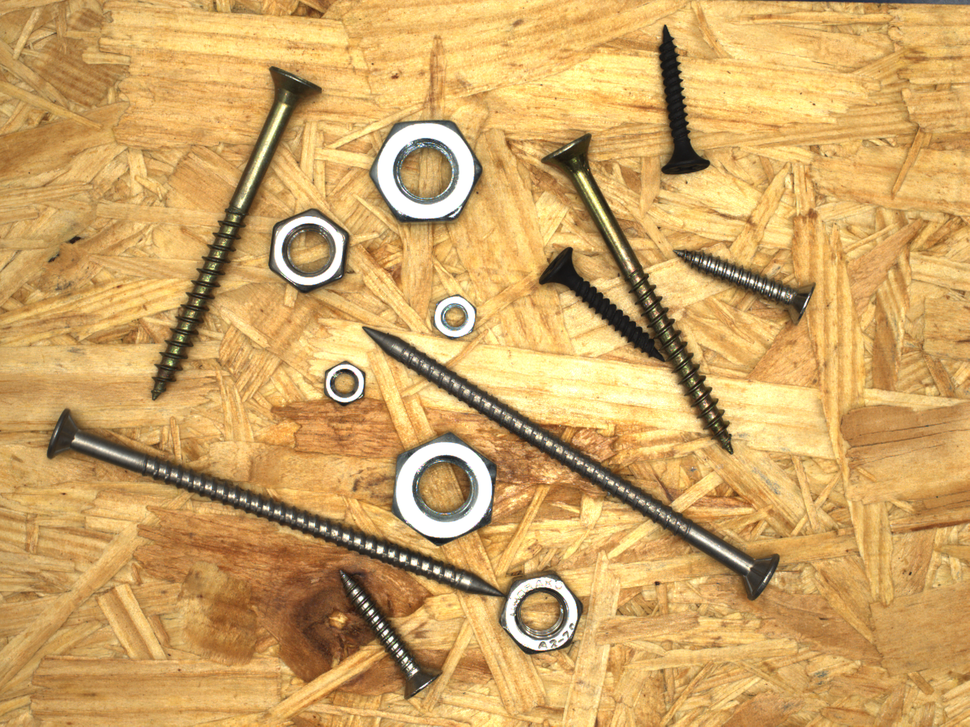
#> input picture Code/test_data/screws_375.png, 970 x 727 px, shrunk from 1920 x 1440 before the run, found by its file name
$ jupyter execute histogram_hsv_filtering_w_saturation.ipynb   (shell and % lines are left out)
#> lines starting #> are read from the running program, lines starting #| are printed output that depends on the picture
[cell 1]
import matplotlib.pyplot as plt   #We use matplotlib library for plotting
import matplotlib.image as mpimg
import matplotlib.colors as clr
import numpy as np

[cell 2]
img = mpimg.imread("test_data/screws_375.png")
#> img is the input picture: shape (727, 970, 3) float32; mean R, G, B 0.815, 0.65, 0.392
img_hsv = clr.rgb_to_hsv(img)
#> img_hsv: shape (727, 970, 3) float32; mean of channels 0, 1, 2 0.108, 0.516, 0.816
#print(img_hsv[:,:,1])

[cell 3]
img_plot= plt.imshow(img)
plt.imshow(img_hsv[:,:,1])
plt.colorbar()
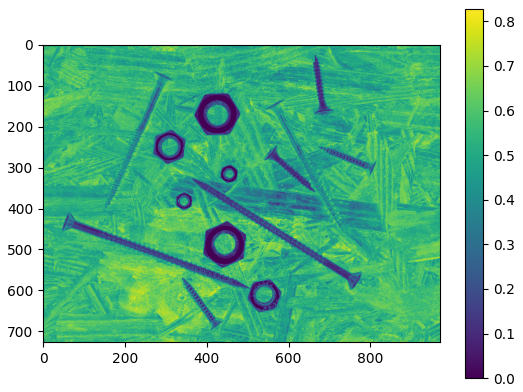
#> figure drawn by matplotlib, 2 panels

[cell 4]
green_img = img [:, :, 1] * 255
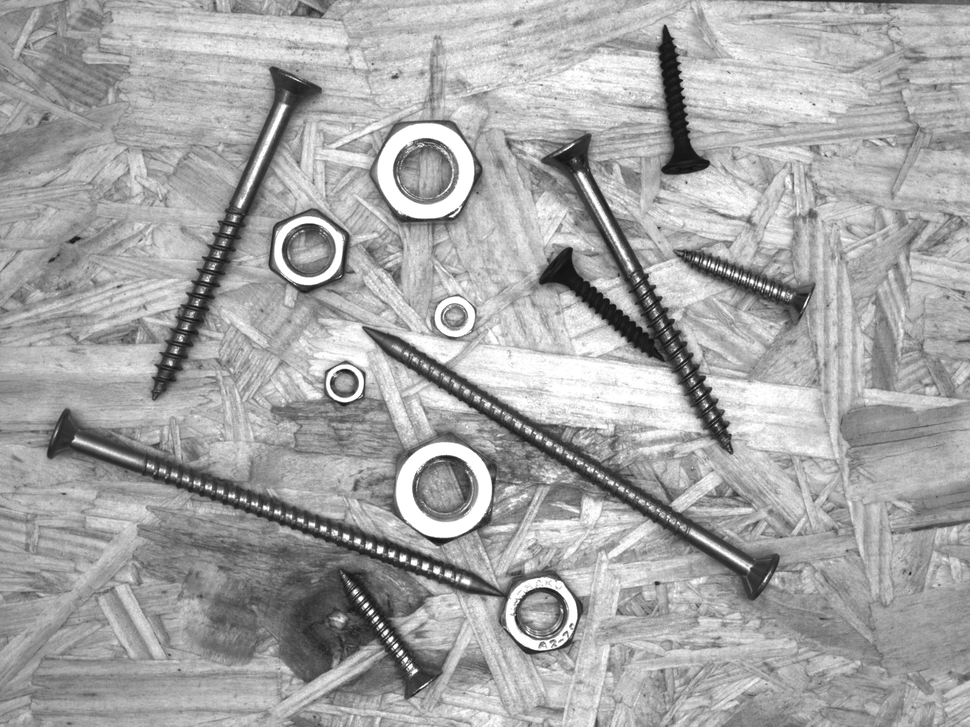
#> green_img: shape (727, 970) float32; min 15, max 255, mean 165.8
img_sat = img_hsv[:,:,1] * 255
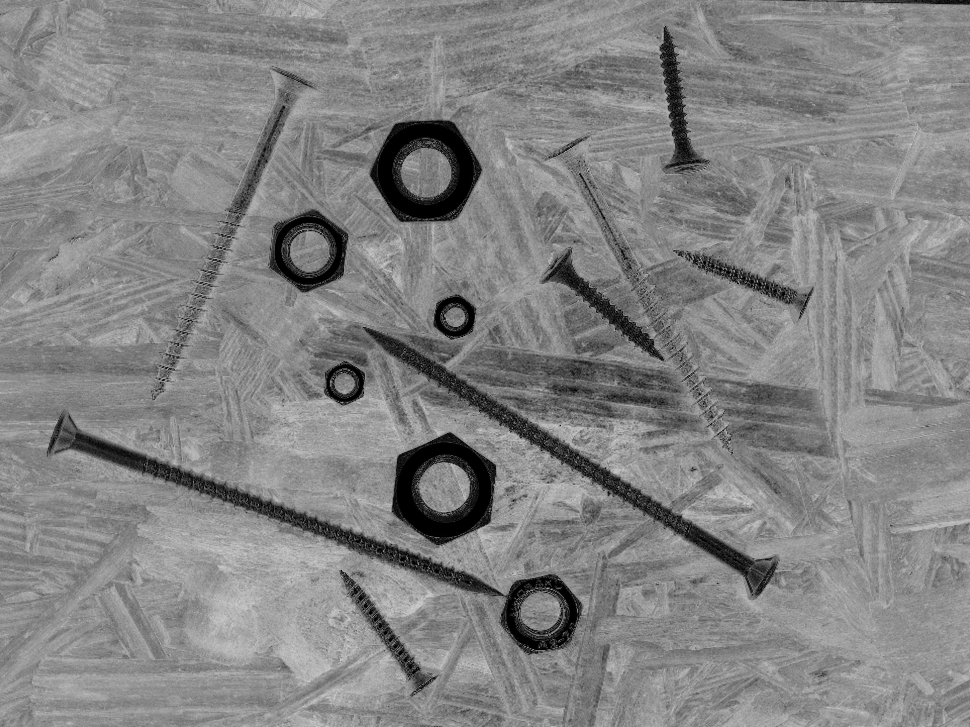
#> img_sat: shape (727, 970) float32; min 0, max 211.3, mean 131.6
plt.imshow(green_img)
#print(green_img)

[cell 5]
hist,bins = np.histogram(img_sat.flatten(),256,[0,256])
#> hist = 256 values, max 15941 at index 137, min 0 at index 210, mean 2754.6; bins = 257 values from 0 to 256

cdf = hist.cumsum()
#> cdf = 256 values from 8237 to 705190
cdf_normalized = cdf * hist.max()/ cdf.max()
#> cdf_normalized = 256 values from 186.2 to 15941

plt.plot(cdf_normalized, color = 'b')
plt.hist(img_sat.flatten(),256,[0,256], color = 'r')
plt.xlim([0,256])
plt.legend(('cdf','histogram'), loc = 'upper left')
plt.show()
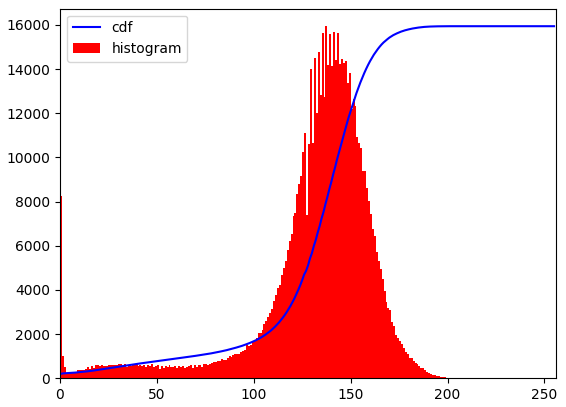
#> figure drawn by matplotlib, 1 panel; tallest bar 15941 high, from x = 137 to 138; curve peaks at x = 211, y = 15941

$ run again, with Code/test_data/screws_005.png copied over Code/test_data/screws_375.png
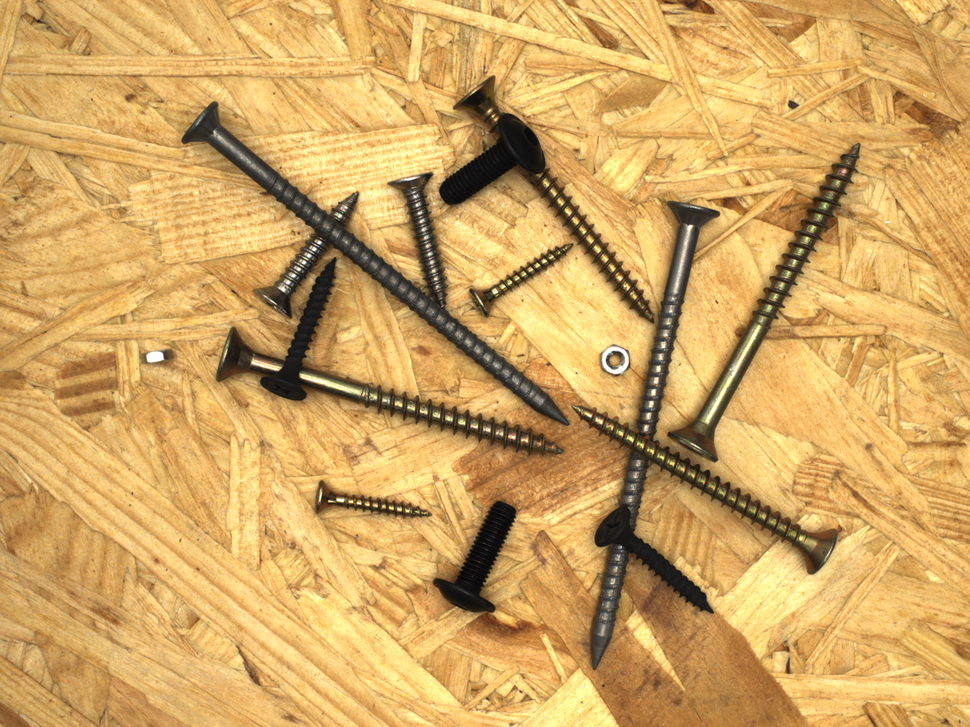
#> input picture Code/test_data/screws_005.png, 970 x 727 px, shrunk from 1920 x 1440 before the run, found by its file name
#> img is the input picture: shape (727, 970, 3) float32; mean R, G, B 0.819, 0.651, 0.387
#> img_hsv: shape (727, 970, 3) float32; mean of channels 0, 1, 2 0.106, 0.521, 0.819
#> `img_sat = img_hsv[:,:,1] * 255`:
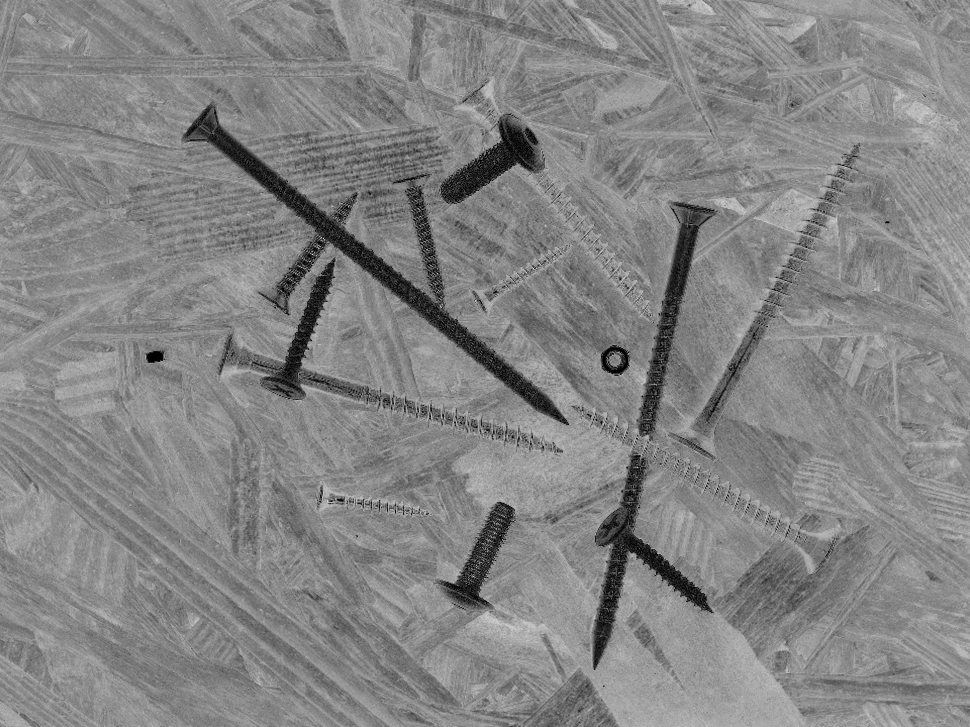
#> img_sat: shape (727, 970) float32; min 0, max 232.3, mean 132.9
#> hist = 256 values, max 17581 at index 135, min 0 at index 206, mean 2754.6; bins = 257 values from 0 to 256
#> cdf = 256 values from 564 to 705190
#> cdf_normalized = 256 values from 14.06 to 17581
#> `plt.show()`:
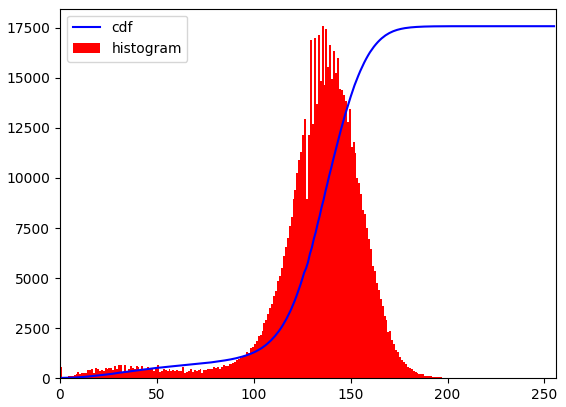
#> figure drawn by matplotlib, 1 panel; tallest bar 17581 high, from x = 135 to 136; curve peaks at x = 232, y = 17581

$ run again, with Code/test_data/screws_006.png copied over Code/test_data/screws_375.png
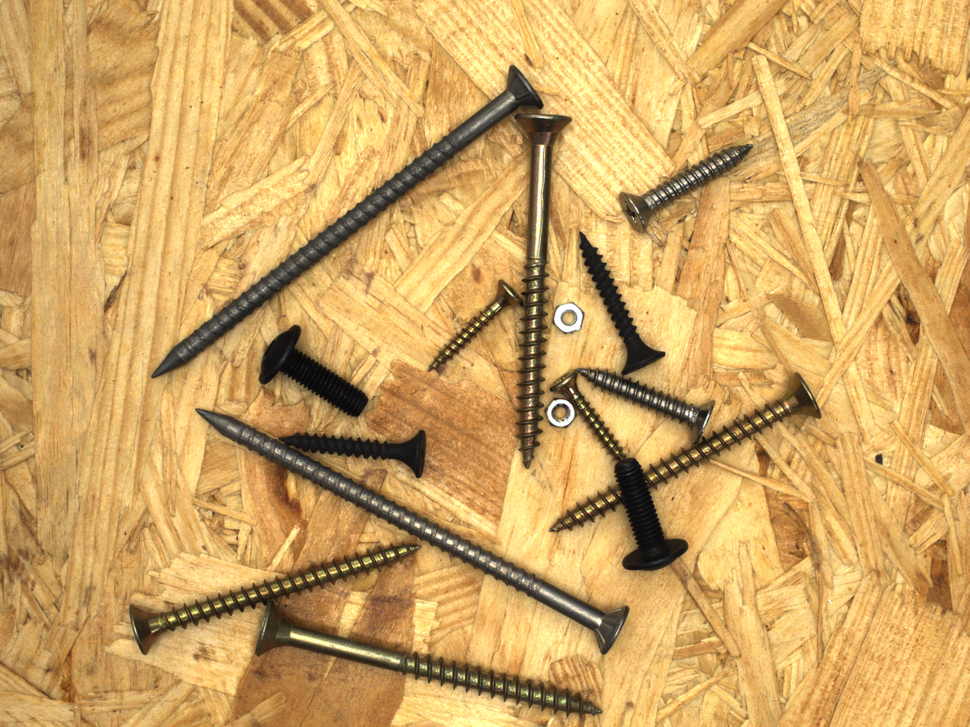
#> input picture Code/test_data/screws_006.png, 970 x 727 px, shrunk from 1920 x 1440 before the run, found by its file name
#> img is the input picture: shape (727, 970, 3) float32; mean R, G, B 0.813, 0.647, 0.385
#> img_hsv: shape (727, 970, 3) float32; mean of channels 0, 1, 2 0.107, 0.52, 0.814
#> `img_sat = img_hsv[:,:,1] * 255`:
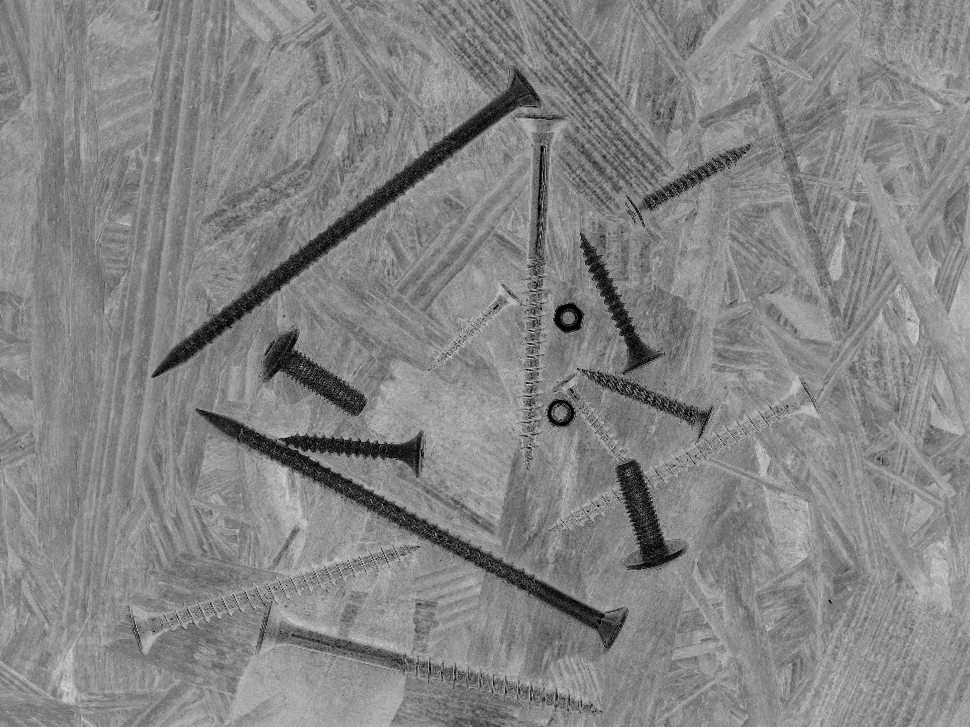
#> img_sat: shape (727, 970) float32; min 0, max 222.2, mean 132.6
#> hist = 256 values, max 16717 at index 133, min 0 at index 215, mean 2754.6; bins = 257 values from 0 to 256
#> cdf = 256 values from 603 to 705190
#> cdf_normalized = 256 values from 14.29 to 16717
#> `plt.show()`:
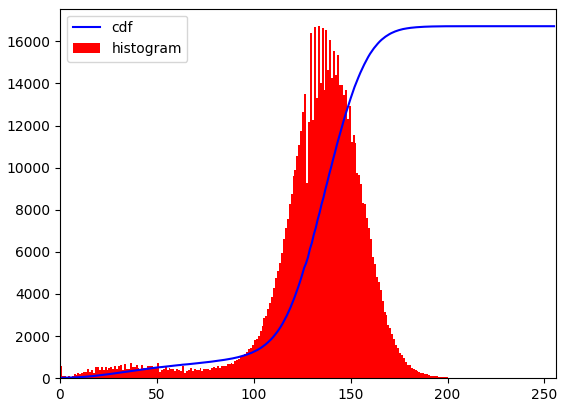
#> figure drawn by matplotlib, 1 panel; tallest bar 16717 high, from x = 133 to 134; curve peaks at x = 222, y = 16717

$ run again, with Code/test_data/screws_009.png copied over Code/test_data/screws_375.png
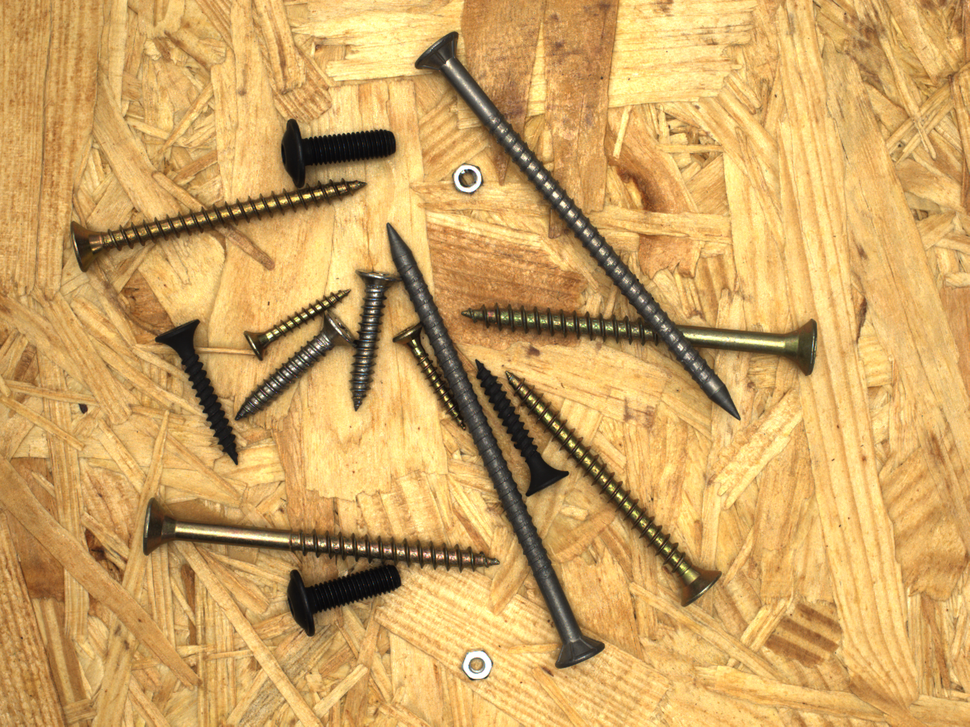
#> input picture Code/test_data/screws_009.png, 970 x 727 px, shrunk from 1920 x 1440 before the run, found by its file name
#> img is the input picture: shape (727, 970, 3) float32; mean R, G, B 0.815, 0.648, 0.385
#> img_hsv: shape (727, 970, 3) float32; mean of channels 0, 1, 2 0.106, 0.52, 0.815
#> `img_sat = img_hsv[:,:,1] * 255`:
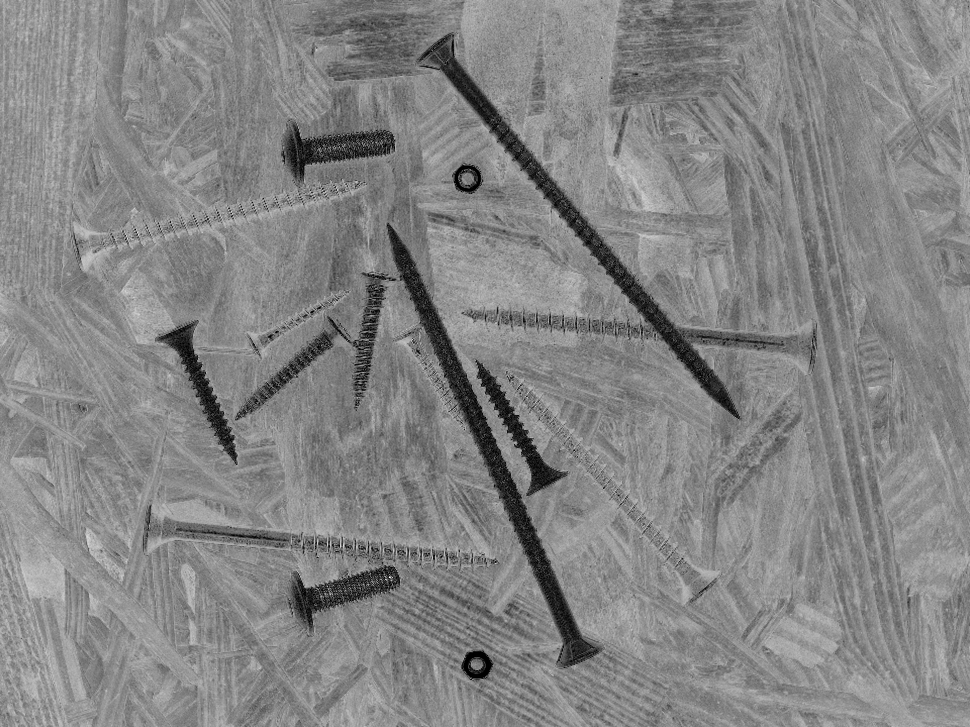
#> img_sat: shape (727, 970) float32; min 0, max 255, mean 132.7
#> hist = 256 values, max 17358 at index 135, min 0 at index 212, mean 2754.6; bins = 257 values from 0 to 256
#> cdf = 256 values from 530 to 705190
#> cdf_normalized = 256 values from 13.05 to 17358
#> `plt.show()`:
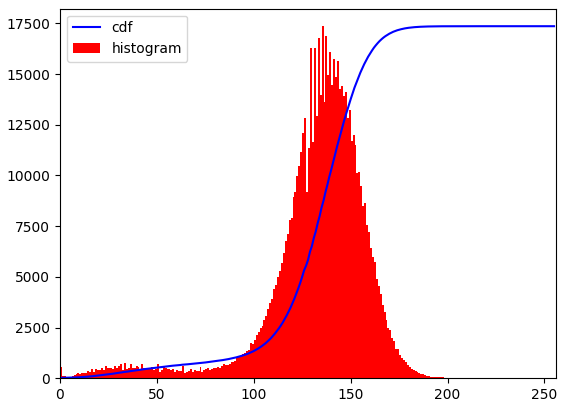
#> figure drawn by matplotlib, 1 panel; tallest bar 17358 high, from x = 135 to 136; curve peaks at x = 255, y = 17358
